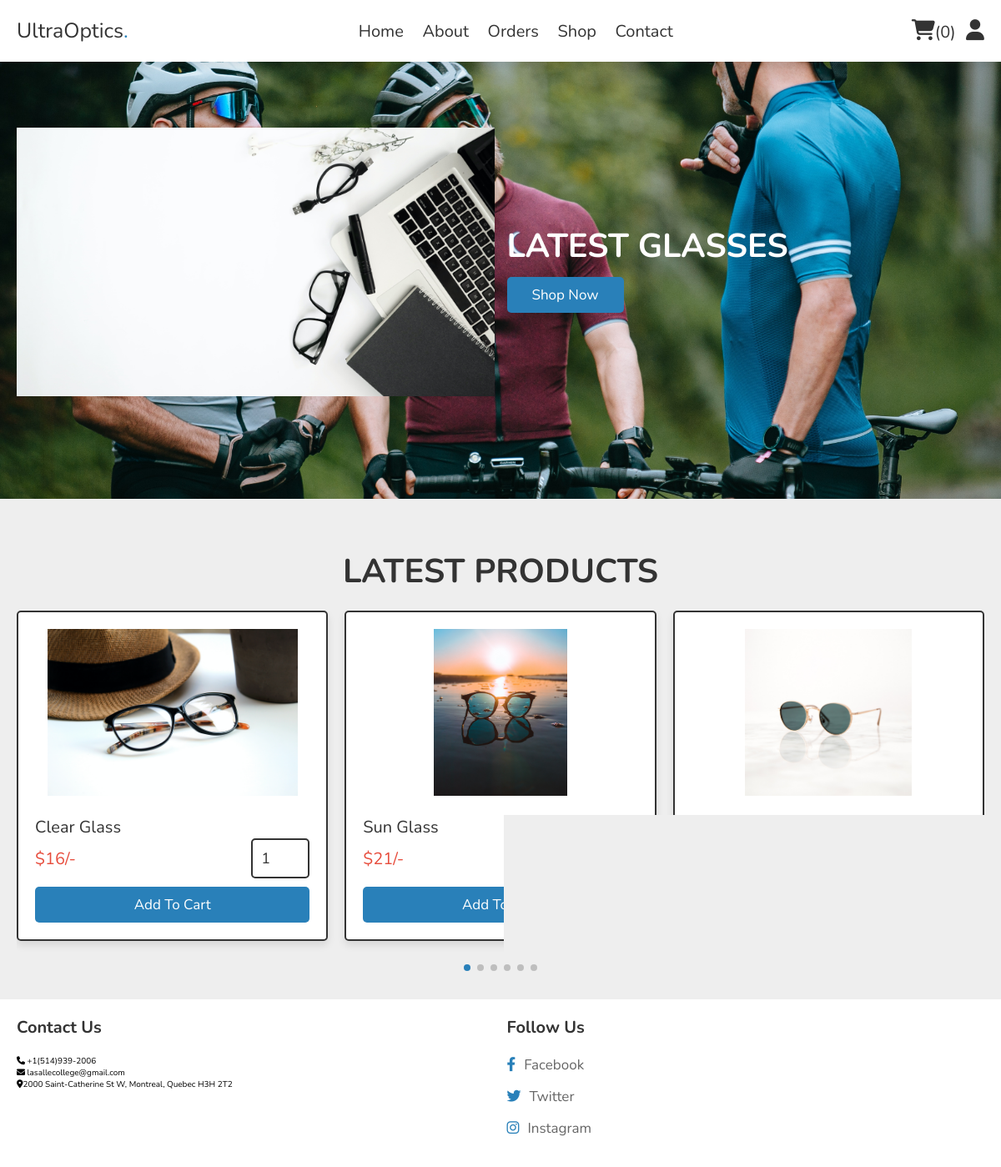
The app's page /home.php with its own data.
### tables this page shows
CREATE TABLE `products` (
  `id` int(100) NOT NULL,
  `name` varchar(100) NOT NULL,
  `details` varchar(500) NOT NULL,
  `price` int(10) NOT NULL,
  `image` varchar(100) NOT NULL
);

### home.php (the view, shortened to what this page needs)
<!DOCTYPE html>
<html lang="en">
<head>
   <link rel="stylesheet" href="https://unpkg.com/swiper@8/swiper-bundle.min.css" />
   <link rel="stylesheet" href="https://cdnjs.cloudflare.com/ajax/libs/font-awesome/6.1.1/css/all.min.css">
   <link rel="stylesheet" href="css/style.css">
</head>
<body>
<?php include 'main/user_header.php'; ?>
<div class="home-bg">
<section class="home">
   <div class="swiper home-slider">
   <div class="swiper-wrapper">
      <div class="swiper-slide slide">
         <div class="image">
            <img src="images/1.jpg" alt="">
         </div>
         <div class="content">
            <h3>Latest glasses</h3>
            <a href="shop.php" class="btn">Shop now</a>
         </div>
      </div>
   </div>
   </div>
</section>
</div>
 <section class="category">
</section>
<section class="home-products">
   <h1 class="heading">Latest products</h1>
   <div class="swiper products-slider">
   <div class="swiper-wrapper">
   <?php
     $select_products = $conn->prepare("SELECT * FROM `products` LIMIT 6");
     $select_products->execute();
     if($select_products->rowCount() > 0){
      while($fetch_product = $select_products->fetch(PDO::FETCH_ASSOC)){
   ?>
   <form action="" method="post" class="swiper-slide slide">
      <img src="uploaded_img/<?= $fetch_product['image']; ?>" alt="">
      <div class="name"><?= $fetch_product['name']; ?></div>
      <div class="flex">
         <div class="price"><span>$</span><?= $fetch_product['price']; ?><span>/-</span></div>
         <input type="number" name="qty" class="qty" min="1" max="99" onkeypress="if(this.value.length == 2) return false;" value="1">
      </div>
      <input type="submit" value="add to cart" class="btn" name="add_to_cart">
   </form>
   <?php
      }
   }else{
      echo '<p class="empty">no products added yet!</p>';
   }
   ?>
   </div>
   <div class="swiper-pagination"></div>
   </div>
</section>
<?php include 'main/footer.php'; ?>
</body>
</html>

### css/style.css (style rules this page uses)
:root { --main-color:#2980b9; --orange:#f39c12; --red:#e74c3c; --black:#333; --white:#fff; --light-color:#666; --light-bg:#eee; --border:.2rem solid var(--black); --box-shadow:0 .5rem 1rem rgba(0,0,0,.1); }
* { font-family: 'Nunito', sans-serif; margin:0; padding:0; box-sizing: border-box; outline: none; border:none; text-decoration: none; }
html { font-size: 62.5%; overflow-x: hidden; }
body { background-color: var(--light-bg); }
section { padding:2rem; max-width: 1200px; margin:0 auto; }
.heading { font-size: 4rem; color:var(--black); margin-bottom: 2rem; text-align: center; text-transform: uppercase; }
.btn, .delete-btn, .option-btn { display: block; width: 100%; margin-top: 1rem; border-radius: .5rem; padding:1rem 3rem; font-size: 1.7rem; text-transform: capitalize; color:var(--white); cursor: pointer; text-align: center; }
.btn { background-color: var(--main-color); }
.home-bg { background:url(../images/4.jpg) no-repeat; background-size: cover; background-position: center; }
.home-bg .home .slide { display: flex; align-items: center; flex-wrap: wrap; gap:1.5rem; padding-bottom: 6rem; padding-top: 2rem; user-select: none; }
.home-bg .home .slide .image { flex:1 1 40rem; }
.home-bg .home .slide .image img { height: 40rem; width: 100%; object-fit: contain; }
.home-bg .home .slide .content { flex:1 1 40rem; }
.home-bg .home .slide .content h3 { margin-top: 1rem; font-size: 4rem; color:var(--white); text-transform: uppercase; }
.home-bg .home .slide .content .btn { display: inline-block; width: auto; }
.home-products .slide { position: relative; padding:2rem; border-radius: .5rem; border:var(--border); background-color: var(--white); box-shadow: var(--box-shadow); margin-bottom: 5rem; overflow: hidden; user-select: none; }
.home-products .slide img { width: 100%; height: 20rem; object-fit: contain; margin-bottom: 2rem; }
.home-products .slide .name { font-size: 2rem; color:var(--black); }
.home-products .slide .flex { display: flex; align-items: center; justify-content: space-between; gap:1rem; }
.home-products .slide .flex .qty { width: 7rem; padding:1rem; border:var(--border); font-size: 1.8rem; color:var(--black); border-radius: .5rem; }
.home-products .slide .flex .price { margin:1rem 0; font-size: 2rem; color:var(--red); }

### records on screen
products: image (picture), name "Clear Glass", price "16"
products: image (picture), name "Sun Glass", price "21"
products: image (picture)

### other values on screen
$total_cart_counts "0"
